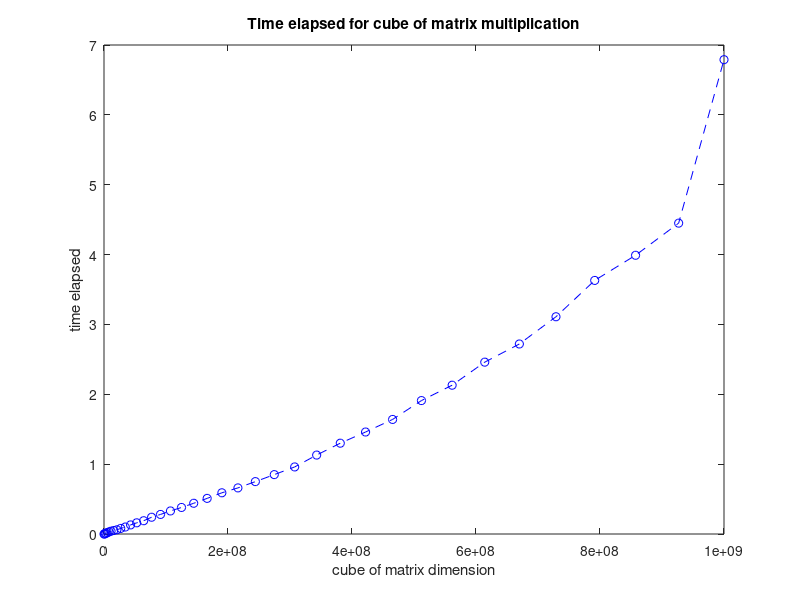

The MATLAB source for this figure:
x=100:25:1000;
y=[0.00,0.01,0.01,0.02,0.03,0.04,0.05,0.06,0.08,0.10,0.13,0.16,0.19,0.24,0.28,0.33,0.38,0.44,0.51,0.59,0.66,0.75,0.85,0.96,1.13,1.30,1.46,1.64,1.91,2.13,2.46,2.72,3.11,3.63,3.99,4.45,6.79];
plot([0,x].^3,[0,y],'b--o')
title('Time elapsed for cube of matrix multiplication')
xlabel('cube of matrix dimension')
ylabel('time elapsed')